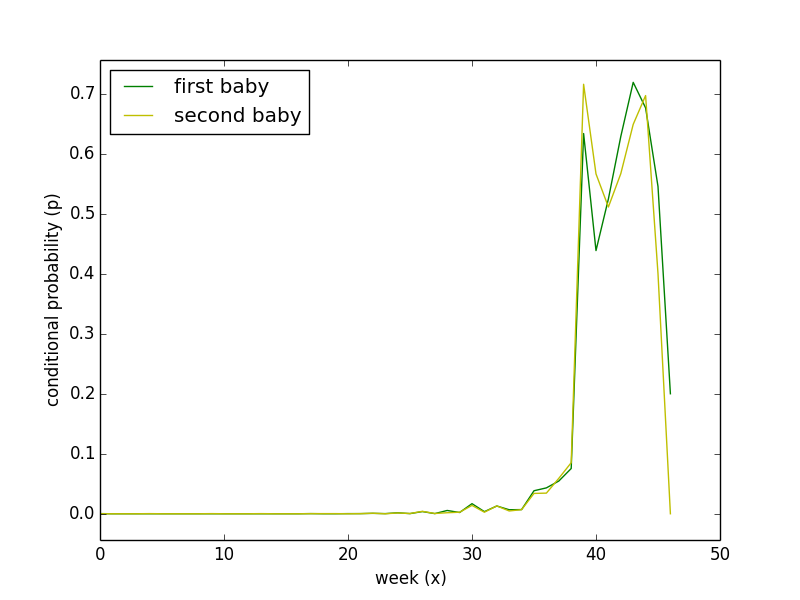

The script that drew this image:
#! /usr/bin/env python
# coding: utf-8
"""
Copyright 2014 Tatsuro Yasukawa.

Distributed under the GNU General Public License at
gnu.org/licenses/gpl.html.
"""
import first as First
def conditional_prob(x, is_first_baby=True, is_all=False):
    first,others, all = First.preg_pmf()
    if is_first_baby:
        pmf = first
    elif is_all:
        pmf = all
    else:
        pmf = others

    for week in pmf.Values():
        if week < x:
            pmf.Mult(week, 0)
    pmf.Normalize()
    return pmf.Prob(x)

def plot():
    import matplotlib.pyplot as plt
    first = []
    others = []
    weeks = range(47)
    for week in weeks:
        first.append(conditional_prob(week))
        others.append(conditional_prob(week, False))
    plt.plot(weeks, first, 'g-', label='first baby')
    plt.plot(weeks, others, 'y-', label='second baby')
    plt.xlabel('week (x)')
    plt.ylabel('conditional probability (p)')
    plt.legend(loc='upper left')
    plt.show()
def main():
    print conditional_prob(39)
    plot()

if __name__ == '__main__':
    main()
